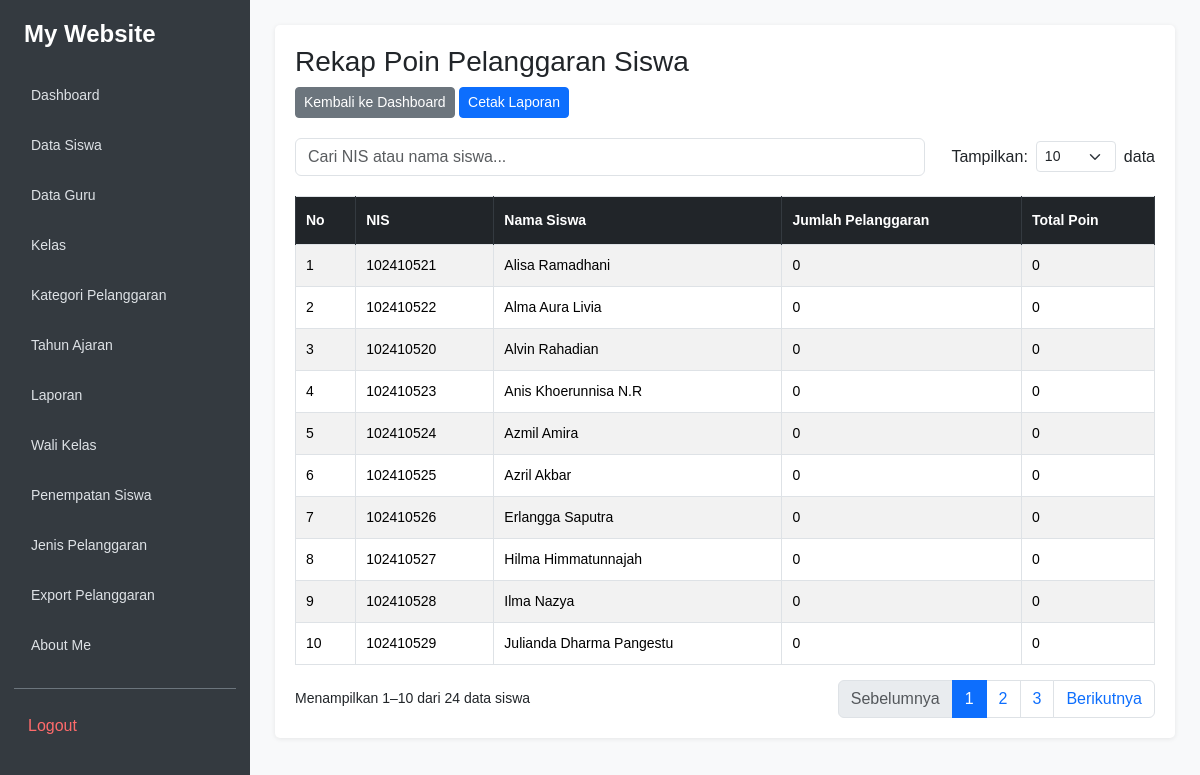
The app's page /rekap_point.php (signed in) with its own data.
### tables this page shows
CREATE TABLE `t_siswa` (
  `id` int(11) NOT NULL,
  `nis` varchar(30) DEFAULT NULL,
  `nisn` varchar(20) NOT NULL,
  `nama` varchar(150) DEFAULT NULL,
  `jenis_kelamin` char(1) NOT NULL,
  `tanggal_lahir` date NOT NULL,
  `alamat` text NOT NULL,
  `status_aktif` tinyint(1) NOT NULL,
  `created_at` timestamp NOT NULL DEFAULT current_timestamp(),
  `updated_at` timestamp NOT NULL DEFAULT current_timestamp()
);

### rekap_point.php (the view, shortened to what this page needs)
<?php
include 'config/koneksi.php';
$sql = "
    SELECT
        s.id,
        s.nis,
        s.nama,
        COUNT(ps.id) AS jumlah_pelanggaran,
        COALESCE(SUM(ps.poin), 0) AS total_poin
    FROM t_siswa s
    LEFT JOIN t_pelanggaran_siswa ps
        ON ps.siswa_id = s.id
    GROUP BY s.id, s.nis, s.nama
    ORDER BY total_poin DESC, s.nama ASC
";
$query = mysqli_query($koneksi, $sql);
?>
<!DOCTYPE html>
<html lang="id">
<head>
    <link href="https://cdn.jsdelivr.net/npm/bootstrap@5.3.8/dist/css/bootstrap.min.css" rel="stylesheet">
</head>
<body>
<?php include 'includes/sidebar.php'; ?>
<main class="main-content">
    <div class="panel-konten">
        <h2>Rekap Poin Pelanggaran Siswa</h2>
        <div class="tombol-aksi">
            <a href="dashboard.php" class="btn btn-secondary btn-sm">
                Kembali ke Dashboard
            </a>
            <button type="button" onclick="window.print()"
                    class="btn btn-primary btn-sm tombol-cetak">
                Cetak Laporan
            </button>
        </div>
        <div class="toolbar">
            <input
                type="text"
                id="cariTabel"
                class="form-control"
                placeholder="Cari NIS atau nama siswa..."
            >
            <div class="jumlah-data">
                <label for="jumlahData" class="mb-0">Tampilkan:</label>
                <select id="jumlahData" class="form-select form-select-sm">
                    <option value="10" selected>10</option>
                </select>
                <span>data</span>
            </div>
        </div>
        <div class="table-responsive">
            <table id="tabelRekap" class="table table-bordered table-striped">
                <thead>
                    <tr>
                        <th>No</th>
                        <th>NIS</th>
                        <th>Nama Siswa</th>
                        <th>Jumlah Pelanggaran</th>
                        <th>Total Poin</th>
                    </tr>
                </thead>
                <tbody>
                    <?php
                    $no = 1;
                    while ($data = mysqli_fetch_assoc($query)) {
                    ?>
                    <tr>
                        <td><?= $no++; ?></td>
                        <td><?= htmlspecialchars($data['nis'] ?? ''); ?></td>
                        <td><?= htmlspecialchars($data['nama'] ?? ''); ?></td>
                        <td><?= (int) $data['jumlah_pelanggaran']; ?></td>
                        <td><?= (int) $data['total_poin']; ?></td>
                    </tr>
                    <?php } ?>
                </tbody>
            </table>
        </div>
        <div class="pagination-container">
            <small id="infoTabel"></small>
            <ul class="pagination" id="pagination"></ul>
        </div>
    </div>
</main>
</body>
</html>

### includes/sidebar.css (style rules this page uses)
body { background: #f8f9fa; margin: 0; }
.main-content { margin-left: 250px; padding: 25px; min-width: 0; box-sizing: border-box; }

### rekap_point.php (style rules this page uses)
body { background: #f8f9fa; margin: 0; font-family: Arial, sans-serif; color: #212529; }
.main-content { margin-left: 250px; padding: 25px; min-width: 0; }
.panel-konten { background: #fff; padding: 20px; border-radius: 5px; box-shadow: 0 1px 5px rgba(0, 0, 0, 0.08); }
.panel-konten h2 { font-size: 28px; margin-bottom: 8px; }
.toolbar { display: flex; justify-content: space-between; align-items: center; gap: 20px; margin: 20px 0; }
.toolbar input { max-width: 630px; }
.jumlah-data { display: flex; align-items: center; gap: 8px; white-space: nowrap; }
.jumlah-data select { width: 80px; }
.table-responsive { width: 100%; }
.table { margin-bottom: 15px; font-size: 14px; }
.table thead th { background: #212529; color: white; border-color: #343a40; padding: 13px 10px; vertical-align: middle; }
.table tbody td { padding: 10px; vertical-align: middle; }
.table tbody tr:nth-child(odd) { background: #ededed; }
.pagination-container { display: flex; justify-content: space-between; align-items: center; flex-wrap: wrap; gap: 10px; }
.pagination { margin-bottom: 0; flex-wrap: wrap; }

### records on screen
t_siswa: nis "102410521", nama "Alisa Ramadhani", jumlah_pelanggaran "0", total_poin "0"
t_siswa: nis "102410522", nama "Alma Aura Livia", jumlah_pelanggaran "0", total_poin "0"
t_siswa: nis "102410520", nama "Alvin Rahadian", jumlah_pelanggaran "0", total_poin "0"
t_siswa: nis "102410523", nama "Anis Khoerunnisa N.R", jumlah_pelanggaran "0", total_poin "0"
t_siswa: nis "102410524", nama "Azmil Amira", jumlah_pelanggaran "0", total_poin "0"
t_siswa: nis "102410525", nama "Azril Akbar", jumlah_pelanggaran "0", total_poin "0"
t_siswa: nis "102410526", nama "Erlangga Saputra", jumlah_pelanggaran "0", total_poin "0"
t_siswa: nis "102410527", nama "Hilma Himmatunnajah", jumlah_pelanggaran "0", total_poin "0"
t_siswa: nis "102410528", nama "Ilma Nazya", jumlah_pelanggaran "0", total_poin "0"
t_siswa: nis "102410529", nama "Julianda Dharma Pangestu", jumlah_pelanggaran "0", total_poin "0"

### other values on screen
$item[0] "Dashboard"
$item[0] "Data Siswa"
$item[0] "Data Guru"
$item[0] "Kelas"
$item[0] "Kategori Pelanggaran"
$item[0] "Tahun Ajaran"
$item[0] "Laporan"
$item[0] "Wali Kelas"
$item[0] "Penempatan Siswa"
$item[0] "Jenis Pelanggaran"
$item[0] "Export Pelanggaran"
$item[0] "About Me"
